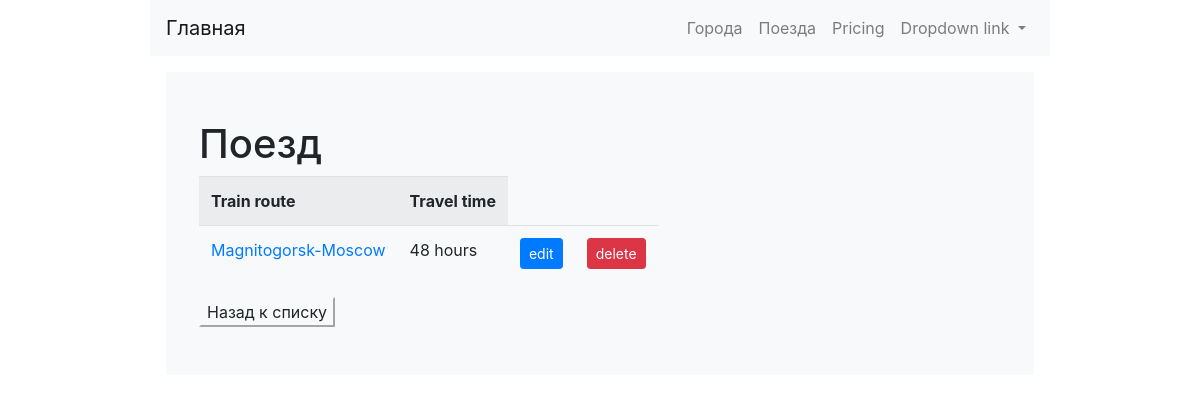
Page /trains/detail/3/ on the committed database.
### trains/models.py (models this page shows, shortened)
class Train(models.Model):
    name = models.CharField(max_length=100, unique=True, verbose_name='Номер Поезда')
    from_city = models.ForeignKey(City, on_delete=models.CASCADE, verbose_name='Откуда', related_name='from_city')
    to_city = models.ForeignKey(City, on_delete=models.CASCADE, verbose_name='Куда', related_name='to_city')
    travel_time = models.IntegerField(verbose_name='Время в пути')
    class Meta:
        verbose_name = 'Поезд'
        verbose_name_plural = 'Поезда'
        ordering = ['name']

### cities/models.py (models this page shows)
class City(models.Model):
    name = models.CharField(max_length=100, unique=True, verbose_name='Город')
    def __str__(self):
        return self.name
    class Meta:
        verbose_name = 'Город'
        verbose_name_plural = 'Города'
        ordering = ['name']

### trains/views.py (the view)
# urls.py: path('detail/<int:pk>/', TrainDetailView.as_view(), name='detail'),
class TrainDetailView(DetailView):
    queryset = Train.objects.all()
    context_object_name = 'object'
    template_name = 'trains/detail.html'

### trains/templates/trains/detail.html (shortened to what this page needs)
{% extends "base.html"%}
{%block content%}
<div class="position-relative overflow-hidden m-md-3 text-center bg-light">
    <div class=" p-lg-5">
    <div class="row">
        <div class='text-left'>
            <h1>Поезд</h1>
                <table class="table table-striped">
                    <tbody>
                        <tr>
                            <th>Train route</th>
                            <th>Travel time</th>
                          </tr>
                        <tr>
                            <td><a href='{% url "train:detail" pk=object.pk%}'>{{object.from_city}}-{{object.to_city}}</a></td>
                            <td>{{object.travel_time}} hours</td>
                            <td><a href='{% url "train:update" pk=object.pk%}'><button type="button" class="btn btn-primary btn-sm">edit</button></a></td>
                            <td><a href='{% url "train:delete" pk=object.pk%}'><button type="button" class="btn btn-danger btn-sm">delete</button></a></td>
                        </tr>
                    </tbody>
                </table>
        </div>
    </div>
    <div class="row">
        <div class="text-left">
            <a href='{% url "train:home"%}'><button type='button' class='btn-light'>Назад к списку</button></a>
        </div>
    </div>
    </div>
</div class="col-md-5 p-lg-5 mx-auto my-5">
{%endblock%}

### templates/base.html (style rules this page uses)
body { text-align: center; }

### rows in the picture
Train: from_city "Magnitogorsk", to_city "Moscow", travel_time "48"
